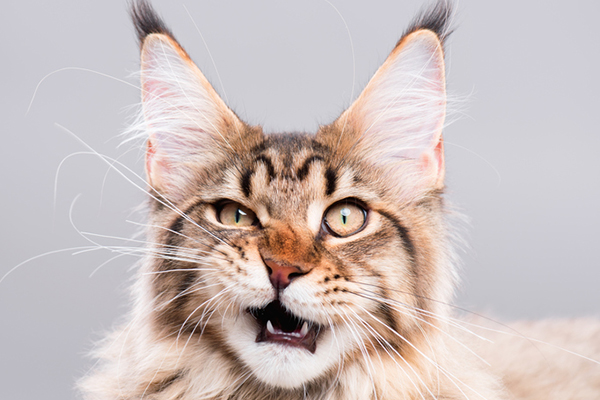
#> input picture cat.jpg, 600 x 400 px
$ python robert.py
#> lines starting #> are read from the running program, lines starting #| are printed output that depends on the picture
import cv2
import numpy as np
from scipy import ndimage

Xaxis = np.array([[1, 0], [0, -1]])
Yaxis = np.array([[0, 1], [-1, 0]])

photo = cv2.imread("cat.jpg", 0).astype('float64')
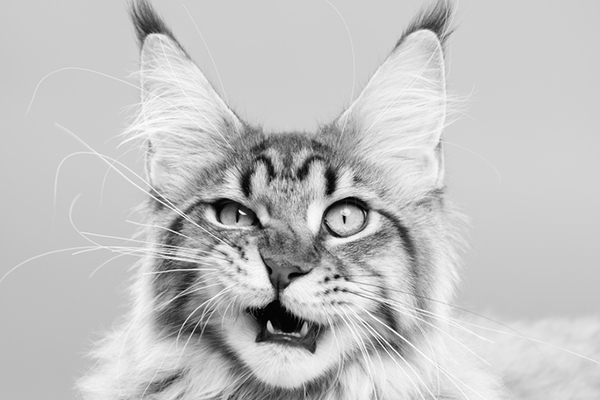
#> photo: shape (400, 600) float64; min 0, max 255, mean 194

photo /= 255.0
X = ndimage.convolve(photo, Xaxis)
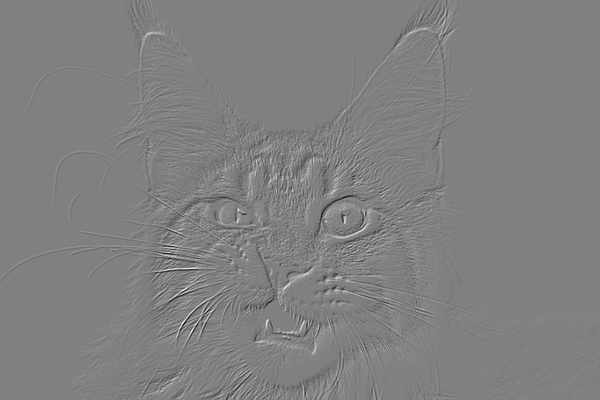
#> X: shape (400, 600) float64; min -0.776, max 0.761, mean -0.000102; drawn with min black and max white
Y = ndimage.convolve(photo, Yaxis)
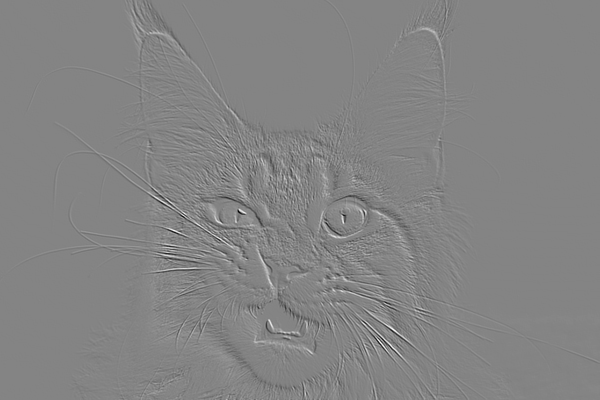
#> Y: shape (400, 600) float64; min -0.902, max 0.835, mean -0.000231; drawn with min black and max white

edged_photo = np.sqrt(np.square(Y) + np.square(X))
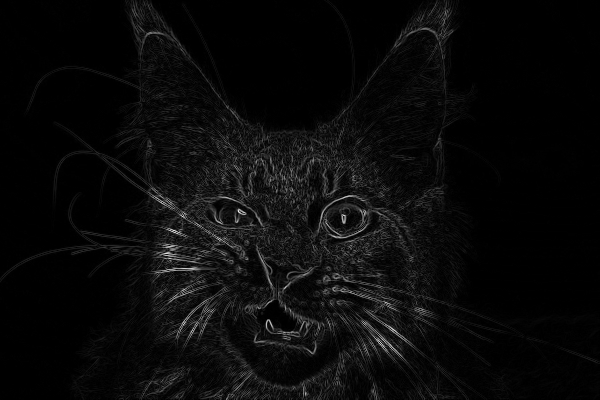
#> edged_photo: shape (400, 600) float64; min 0, max 0.962, mean 0.0401

cv2.imshow("Original", photo)
cv2.imshow("Robert", edged_photo)
cv2.waitKey(0)
cv2.destroyAllWindows()
